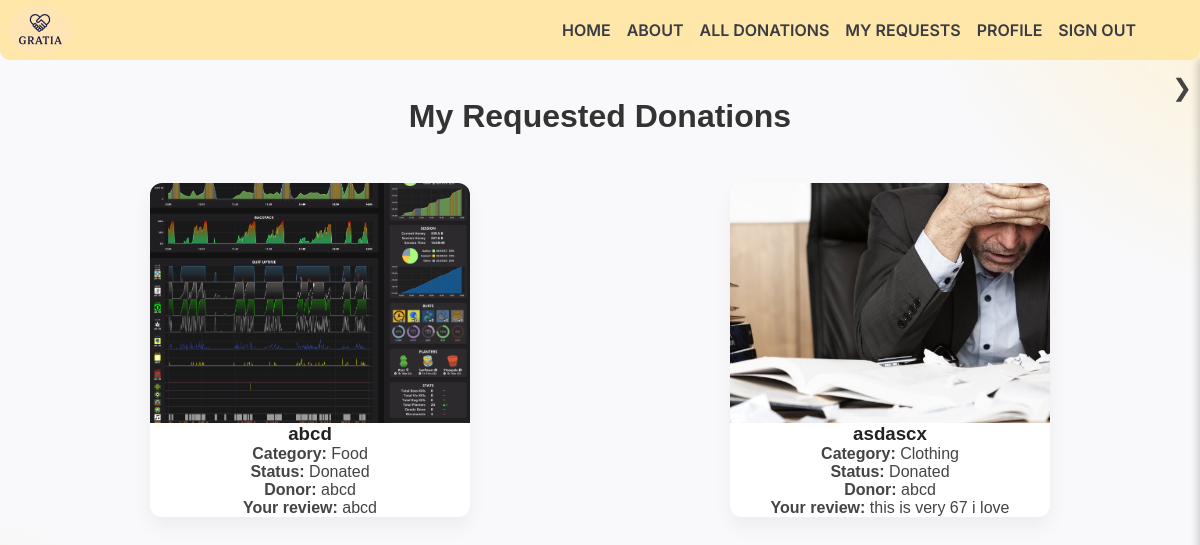
The page /my_requests (signed in) on the database its author committed.
### tables this page shows
CREATE TABLE "Donations" (
    donation_id INTEGER PRIMARY KEY AUTOINCREMENT,
    donor_id TEXT,
    items TEXT,
    category TEXT,
    status TEXT DEFAULT 'Available',
    "date_donated" DATETIME DEFAULT CURRENT_TIMESTAMP, Image_URL TEXT, recipient_id TEXT, claimed_by TEXT DEFAULT NULL, review TEXT,
    FOREIGN KEY (donor_id) REFERENCES Users(user_id)
);

CREATE TABLE "Users"(`user_id` TEXT PRIMARY KEY, `name` TEXT, `email` TEXT, `password` TEXT, `role` TEXT, `Creation_date` CURRENT_TIMESTAMP, notifications_enabled INTEGER DEFAULT 0, public_profile INTEGER DEFAULT 0);

### main.py (the view)
@app.route("/my_requests")
@login_required
def my_requests():
    user = current_user()
    db = get_db()
    if user.role != "Recipient":
        flash("Only recipients can view their requests.", "error")
        return redirect(url_for("dashboard"))
    requests = db.execute(
        """
        SELECT d.*, u.name AS donor_name
        FROM Donations d
        LEFT JOIN Users u ON d.donor_id = u.user_id
        WHERE d.recipient_id = ?
        ORDER BY d.donation_id DESC
        """,
        (user.user_id,),
    ).fetchall()
    return render_template("partials/my_requests.html", requests=requests, user=user)

### main.py (called while the page is built)
def get_db():
    db = getattr(g, "_database", None)
    if db is None:
        db = g._database = sqlite3.connect(DATABASE)
        db.row_factory = sqlite3.Row
    return db

@app.teardown_appcontext
def close_connection(exception):
    db = getattr(g, "_database", None)
    if db:
        db.close()

def current_user():
    if "user_id" in session:
        db = get_db()
        row = db.execute(
            "SELECT * FROM Users WHERE user_id=?", (session["user_id"],)
        ).fetchone()
        if row:
            return User(row)
    return None

def login_required(f):
    @wraps(f)
    def decorated_function(*args, **kwargs):
        if "user_id" not in session:
            flash("Please sign in first.", "warning")
            return redirect(url_for("signin_page"))
        return f(*args, **kwargs)
    return decorated_function

@app.context_processor
def inject_notifications():
    user = current_user()
    notifications = []
    unread_count = 0
    if user:
        db = get_db()
        notifications = db.execute(
            "SELECT * FROM Notifications WHERE user_id=? ORDER BY created_at DESC",
            (user.user_id,),
        ).fetchall()
        unread_count = sum(1 for n in notifications if n["read"] == 0)
    return dict(notifications=notifications, notif_count=unread_count)

### templates/partials/my_requests.html (shortened to what this page needs)
{% extends "layout.html" %}
{% block content %}
<div id="swup" class="transition-fade">
  <main class="dashboard">
    <h1>My Requested Donations</h1>
    <div class="container">
      {% if requests and requests|length > 0 %}
        {% for donation in requests %}
          <div class="card" style="max-width: 20rem; flex: 1 1 300px; width:100%;">
            <img
              src="{{ url_for('static', filename=donation.image_url or 'placeholder.png') }}"
              class="card-image"
              alt="Donation Image"
            >
            <div class="card-body">
              <h3>{{ donation.items }}</h3>
              <p><strong>Category:</strong> {{ donation.category }}</p>
              <p><strong>Status:</strong> {{ donation.status }}</p>
              <p><strong>Donor:</strong> {{ donation.donor_name or 'Unknown' }}</p>
              {% if donation.status == "Donated" %}
                {% if not donation.review %}
                  <form action="{{ url_for('leave_review', donation_id=donation.donation_id) }}" method="POST">
                    <label for="review-{{ donation.donation_id }}">Leave a review:</label>
                    <textarea id="review-{{ donation.donation_id }}" name="review" placeholder="Write your thoughts..." required></textarea>
                    <button type="submit" class="btn success">Submit Review</button>
                  </form>
                {% else %}
                  <p><strong>Your review:</strong> {{ donation.review }}</p>
                {% endif %}
              {% endif %}
            </div>
          </div>
        {% endfor %}
      {% else %}
        <div class="no-matches">
          <p>You haven’t requested any donations yet.</p>
        </div>
      {% endif %}
    </div>
  </main>
</div>
{% endblock %}

### static/css/styles.css (style rules this page uses)
* { margin: 0; padding: 0; box-sizing: border-box; }
*, *::before, *::after { box-sizing: border-box; }
body { font-family: 'Inter', sans-serif; color: #222; background-color: #f9f9fb; }
body::before { content: ""; position: fixed; top: -100px; right: -100px; width: 400px; height: 400px; background: radial-gradient(circle at top right, #ffefc6, transparent 70%); z-index: -1; }
body::after { content: ""; position: fixed; bottom: -100px; left: -100px; width: 400px; height: 400px; background: radial-gradient(circle at bottom left, #ffe2b8, transparent 70%); z-index: -1; }
img { max-width: 100%; height: auto; display: block; }
main { max-width: 900px; margin: 2rem auto; padding: 0 1rem; text-align: center; }
h1, h2, h3, h4 { font-weight: 600; color: #222; }
p, span, li, a, button { font-weight: 400; color: #444; }
.container { display: grid; grid-template-columns: repeat(auto-fit, minmax(15rem, 1fr)); gap: 1.5rem; justify-items: center; align-items: start; margin: auto; padding: 1rem 0; }
.card { background: #fff; border-radius: 12px; overflow: hidden; display: flex; flex-direction: column; transition: transform 0.25s ease, box-shadow 0.25s ease; box-shadow: 0 10px 20px rgba(0, 0, 0, 0.05); animation: fadeInUp 0.3s ease forwards; z-index: 1; }
.card-image { width: 100%; height: 15rem; transition: transform 0.25s ease; object-fit: cover; display: block; }
#swup { opacity: 1; transform: translateY(3px); transition: opacity 0.25s ease-in-out, transform 0.25s ease-in-out; }
html, body { height: 100%; overflow: hidden; margin: 0; padding: 0; }
.dashboard { padding: 2rem; max-width: 1200px; margin: auto; color: #222; font-family: 'Arial', sans-serif; }
.dashboard h1 { font-size: 2rem; margin-bottom: 2rem; font-weight: 700; color: #333; }

### rows shown on the page
Donations: Image_URL (picture), items "abcd", category "Food", status "Donated", name "abcd", review "abcd"
Donations: Image_URL (picture), items "asdascx", category "Clothing", status "Donated", name "abcd", review "this is very 67 i love"
